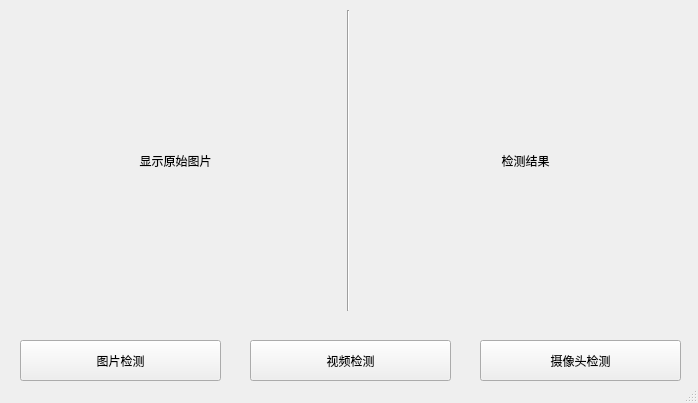
<?xml version="1.0" encoding="UTF-8"?>
<ui version="4.0">
 <class>MainWindow</class>
 <widget class="QMainWindow" name="MainWindow">
  <property name="geometry">
   <rect>
    <x>0</x>
    <y>0</y>
    <width>698</width>
    <height>403</height>
   </rect>
  </property>
  <property name="windowTitle">
   <string>MainWindow</string>
  </property>
  <widget class="QWidget" name="centralwidget">
   <widget class="QLabel" name="input">
    <property name="geometry">
     <rect>
      <x>10</x>
      <y>20</y>
      <width>331</width>
      <height>281</height>
     </rect>
    </property>
    <property name="text">
     <string>显示原始图片</string>
    </property>
    <property name="scaledContents">
     <bool>true</bool>
    </property>
    <property name="alignment">
     <set>Qt::AlignCenter</set>
    </property>
   </widget>
   <widget class="QLabel" name="output">
    <property name="geometry">
     <rect>
      <x>360</x>
      <y>20</y>
      <width>331</width>
      <height>281</height>
     </rect>
    </property>
    <property name="text">
     <string>检测结果</string>
    </property>
    <property name="scaledContents">
     <bool>true</bool>
    </property>
    <property name="alignment">
     <set>Qt::AlignCenter</set>
    </property>
   </widget>
   <widget class="Line" name="line">
    <property name="geometry">
     <rect>
      <x>340</x>
      <y>10</y>
      <width>16</width>
      <height>301</height>
     </rect>
    </property>
    <property name="orientation">
     <enum>Qt::Vertical</enum>
    </property>
   </widget>
   <widget class="QPushButton" name="images">
    <property name="enabled">
     <bool>true</bool>
    </property>
    <property name="geometry">
     <rect>
      <x>20</x>
      <y>340</y>
      <width>201</width>
      <height>41</height>
     </rect>
    </property>
    <property name="text">
     <string>图片检测</string>
    </property>
   </widget>
   <widget class="QPushButton" name="videos">
    <property name="enabled">
     <bool>true</bool>
    </property>
    <property name="geometry">
     <rect>
      <x>250</x>
      <y>340</y>
      <width>201</width>
      <height>41</height>
     </rect>
    </property>
    <property name="text">
     <string>视频检测</string>
    </property>
   </widget>
   <widget class="QPushButton" name="camera">
    <property name="enabled">
     <bool>true</bool>
    </property>
    <property name="geometry">
     <rect>
      <x>480</x>
      <y>340</y>
      <width>201</width>
      <height>41</height>
     </rect>
    </property>
    <property name="text">
     <string>摄像头检测</string>
    </property>
   </widget>
  </widget>
  <widget class="QStatusBar" name="statusbar"/>
 </widget>
 <resources/>
 <connections/>
</ui>
